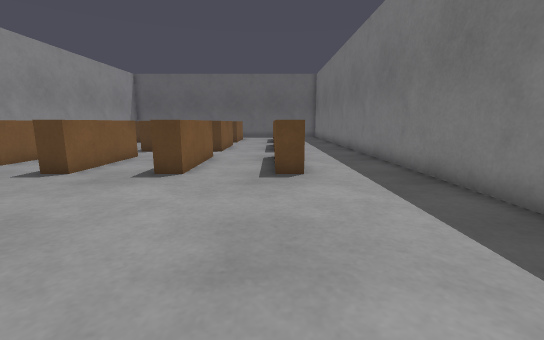
View 1 (above)

19 first-person views from a walk through a world built for the Gazebo simulator. The camera is 0.72 m above the floor, tilts 10° down and sees 90° across. The floor is counted in squares, 0.5 m on a side. Each view is taken from the middle of a square. On the plan, view 1 faces up. The plan holds only what a view shows up to about 13 squares ahead; the rest is blank. The place goes on beyond the plan.

View 2
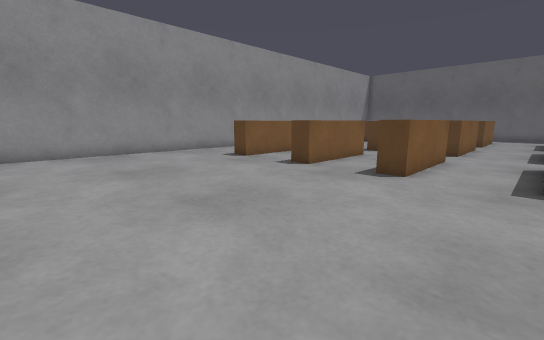

View 3
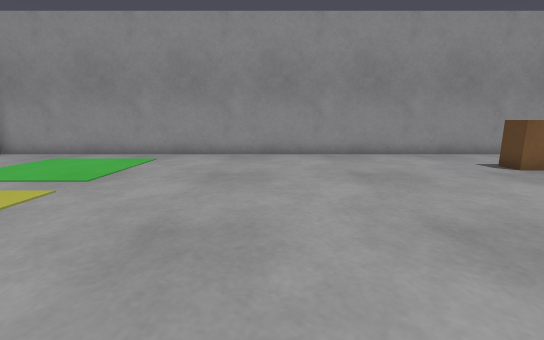

View 4
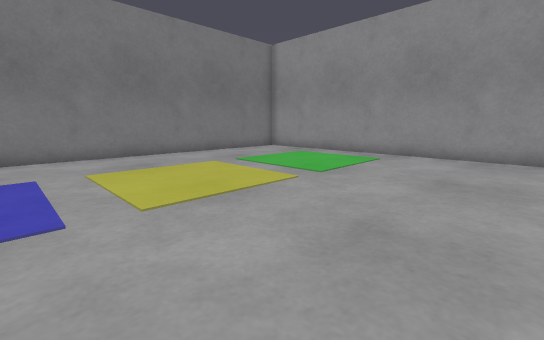

View 5
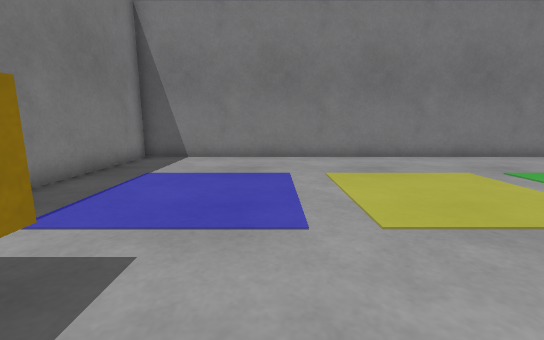

View 6
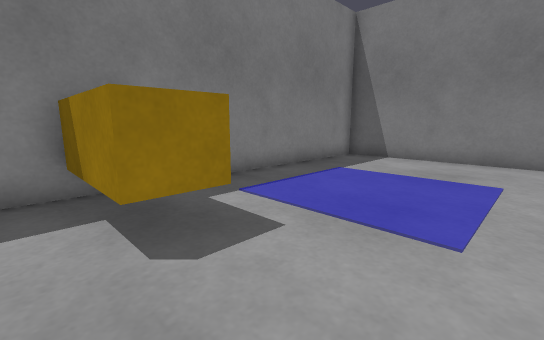

View 7
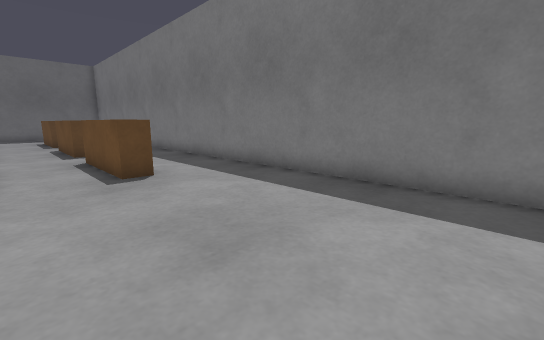

View 8
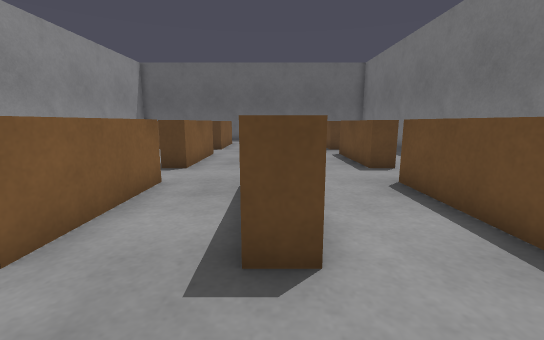

View 9
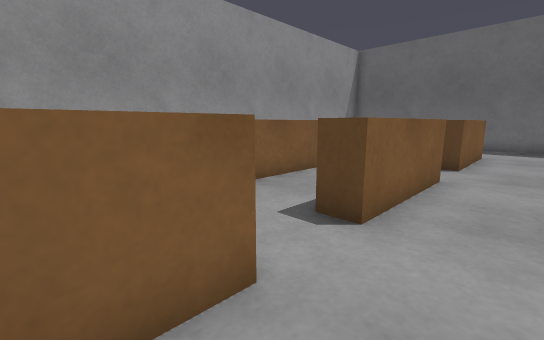

View 10
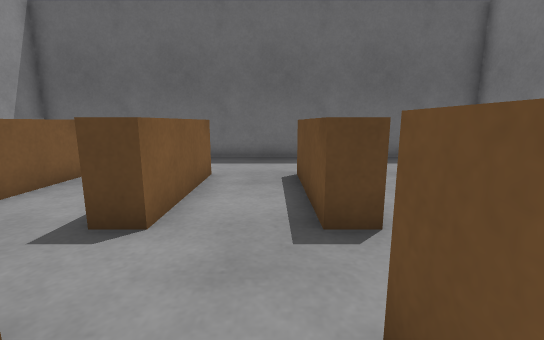

View 11
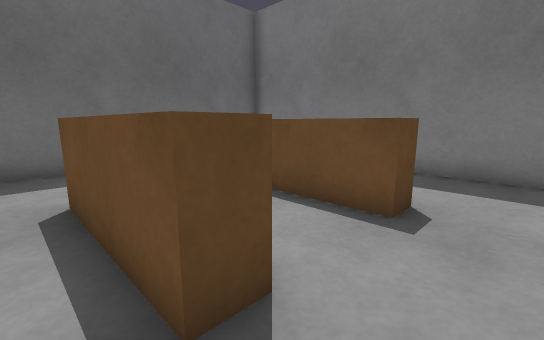

View 12
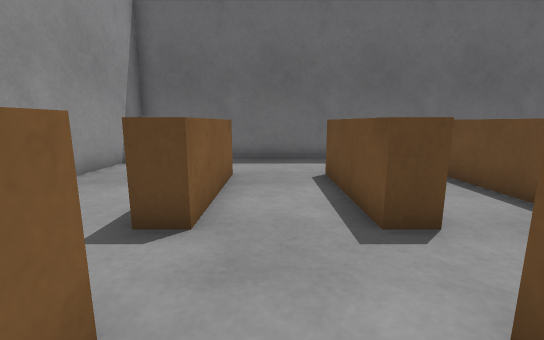

View 13
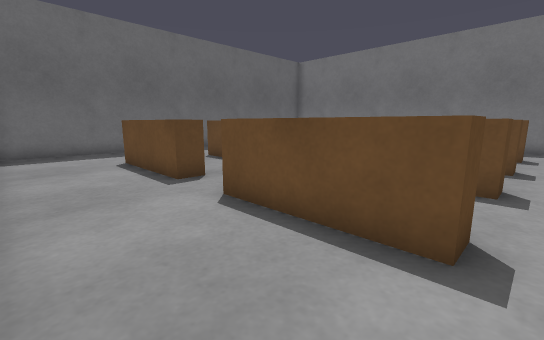

View 14
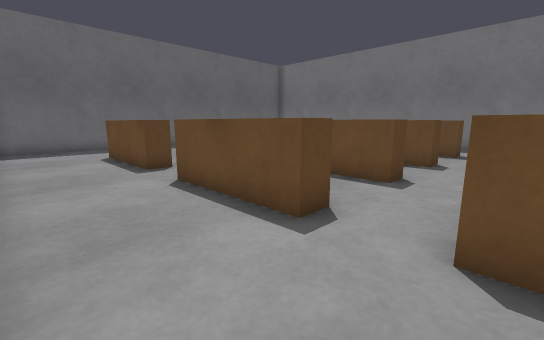

View 15
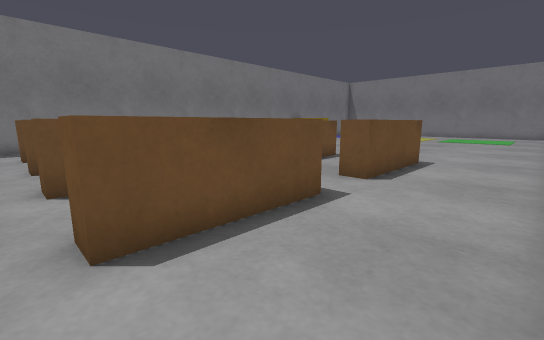

View 16
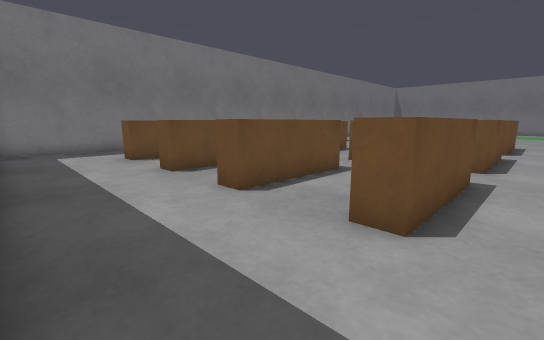

View 17
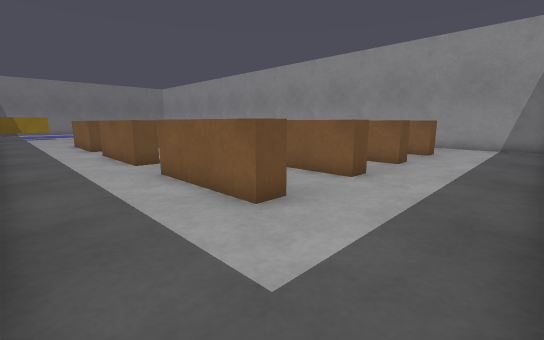

View 18
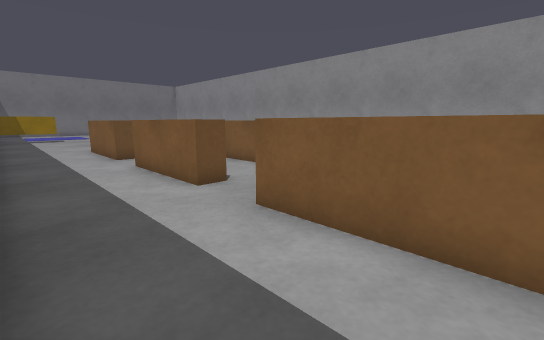

View 19
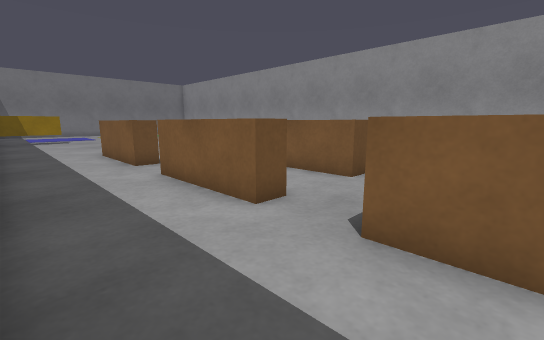

### Floor plan
Points are (right, up) in squares from view 1. A wall is a line through its corners. A room is listed if a view was taken in it or the views show most of it. See-through windows are left out.
Room 1 (views 1, 2, 3, 4, 5, 6, 7, 8, 9, 10, 11, 12, 13, 14, 15, 16, 17, 18, 19)
walls: (-2.5, 7.5) (-3.4, 7.5); (-5.7, 11.6) (-5.7, 7.5); (-9.9, 7.5) (-9.9, 11.5); (0.1, 7.5) (0.1, 11.5); (-9, 13.5) (-9.9, 13.5) (-9.9, 17.5) (-9.1, 17.5) (-9.1, 14.5); (-3.3, 16.5) (-3.3, 17.5); (-5.7, 17.5) (-5.7, 13.5); (4.3, -1.2) (4.3, 27.3) (-13.3, 27.3) (-13.3, -12.4); (-6.5, 19.5) (-6.5, 23.5); (-2.4, 19.5) (-3.3, 19.5) (-3.3, 23.5); (-9.9, 19.5) (-9.9, 23.5) (-9.1, 23.5) (-9.1, 19.5); (0.1, 19.5) (0.1, 23.5); (-5.7, 23.5) (-5.7, 19.5); (0.9, 23.5) (0.9, 19.5); (-12.4, -12.3) (4.3, -12.3) (4.3, -3.6)
low walls: (-5.7, 7.5) (-6.5, 7.5) (-6.5, 8.6); (-2.5, 11.6) (-2.5, 7.5); (-9.1, 10.5) (-9.1, 7.5) (-9.9, 7.5); (-5.7, 13.5) (-6.5, 13.5) (-6.5, 15.2); (-9.9, 11.5) (-9, 11.5); (0.1, 11.5) (0.9, 11.5) (0.9, 7.5) (0.1, 7.5); (0.1, 13.5) (0.1, 17.5) (0.9, 17.5) (0.9, 13.5) (0.1, 13.5); (-6.5, 17.5) (-5.7, 17.5); (-3.3, 17.5) (-2.5, 17.5) (-2.5, 13.5) (-3.3, 13.5) (-3.3, 14.4); (-5.7, 19.5) (-6.5, 19.5); (-9.1, 19.5) (-9.9, 19.5); (0.9, 19.5) (0.1, 19.5); (-6.5, 23.5) (-5.7, 23.5); (-3.3, 23.5) (-2.5, 23.5) (-2.5, 21.1); (0.1, 23.5) (0.9, 23.5)
objects: other object (1, -3) to (4, -2)

Positions as (right, up) in squares from view 1, and headings:
1: (0, 0), facing up
2: (0, 0), facing up-left
3: (-1, 0), facing left
4: (-1, 0), facing down-left
5: (-1, -1), facing down
6: (-2, -1), facing down-right
7: (-2, 0), facing up-right
8: (-3, 5), facing up
9: (-4, 10), facing up-left
10: (-4, 16), facing up
11: (-4, 18), facing up-right
12: (-8, 16), facing up
13: (-13, 13), facing up-right
14: (-13, 11), facing up-right
15: (-13, 18), facing down-right
16: (-11, 27), facing down-right
17: (4, 27), facing down-left
18: (4, 23), facing down-left
19: (4, 21), facing down-left
